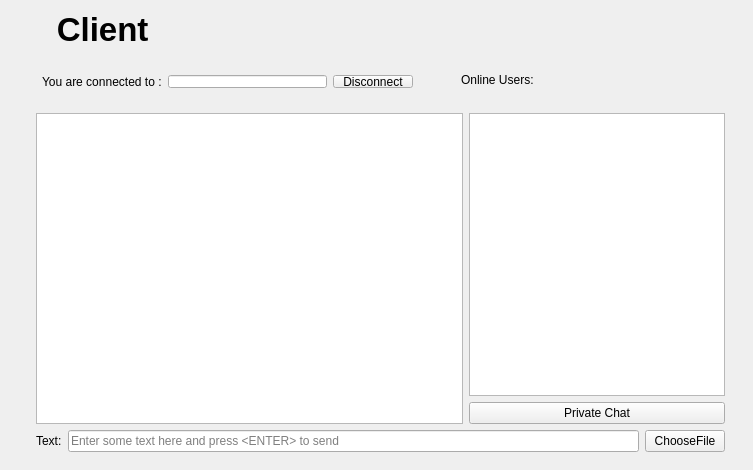
<?xml version="1.0" encoding="UTF-8"?>
<ui version="4.0">
 <class>Dialog</class>
 <widget class="QDialog" name="Dialog">
  <property name="geometry">
   <rect>
    <x>0</x>
    <y>0</y>
    <width>753</width>
    <height>470</height>
   </rect>
  </property>
  <property name="sizePolicy">
   <sizepolicy hsizetype="Preferred" vsizetype="Preferred">
    <horstretch>0</horstretch>
    <verstretch>0</verstretch>
   </sizepolicy>
  </property>
  <property name="minimumSize">
   <size>
    <width>753</width>
    <height>470</height>
   </size>
  </property>
  <property name="maximumSize">
   <size>
    <width>753</width>
    <height>470</height>
   </size>
  </property>
  <property name="windowTitle">
   <string>Dialog</string>
  </property>
  <layout class="QVBoxLayout" name="verticalLayout_4">
   <item>
    <widget class="QLabel" name="label_5">
     <property name="font">
      <font>
       <pointsize>25</pointsize>
       <weight>75</weight>
       <bold>true</bold>
      </font>
     </property>
     <property name="text">
      <string>     Client</string>
     </property>
    </widget>
   </item>
   <item>
    <widget class="QStackedWidget" name="stackedWidget">
     <property name="currentIndex">
      <number>1</number>
     </property>
     <widget class="QWidget" name="Page_1">
      <widget class="QPushButton" name="pushButton_Login">
       <property name="geometry">
        <rect>
         <x>320</x>
         <y>250</y>
         <width>76</width>
         <height>32</height>
        </rect>
       </property>
       <property name="cursor">
        <cursorShape>ArrowCursor</cursorShape>
       </property>
       <property name="text">
        <string>Login</string>
       </property>
       <property name="checkable">
        <bool>false</bool>
       </property>
       <property name="autoDefault">
        <bool>false</bool>
       </property>
       <property name="default">
        <bool>true</bool>
       </property>
       <property name="flat">
        <bool>false</bool>
       </property>
      </widget>
      <widget class="QWidget" name="layoutWidget">
       <property name="geometry">
        <rect>
         <x>230</x>
         <y>120</y>
         <width>261</width>
         <height>111</height>
        </rect>
       </property>
       <layout class="QVBoxLayout" name="verticalLayout_2">
        <item>
         <layout class="QHBoxLayout" name="horizontalLayout_3">
          <item>
           <widget class="QLabel" name="label_ServerIP">
            <property name="minimumSize">
             <size>
              <width>70</width>
              <height>21</height>
             </size>
            </property>
            <property name="text">
             <string>Server IP :</string>
            </property>
           </widget>
          </item>
          <item>
           <widget class="QLineEdit" name="lineEdit_ServerIPAddr">
            <property name="statusTip">
             <string/>
            </property>
            <property name="autoFillBackground">
             <bool>false</bool>
            </property>
            <property name="text">
             <string/>
            </property>
            <property name="placeholderText">
             <string>xxxx.xxxx.xxxx.xxxx</string>
            </property>
           </widget>
          </item>
         </layout>
        </item>
        <item>
         <layout class="QHBoxLayout" name="horizontalLayout_4">
          <item>
           <widget class="QLabel" name="label_port">
            <property name="minimumSize">
             <size>
              <width>70</width>
              <height>21</height>
             </size>
            </property>
            <property name="text">
             <string>Port :</string>
            </property>
           </widget>
          </item>
          <item>
           <widget class="QLineEdit" name="lineEdit_port">
            <property name="text">
             <string/>
            </property>
            <property name="placeholderText">
             <string>1 - 65535</string>
            </property>
           </widget>
          </item>
         </layout>
        </item>
        <item>
         <layout class="QHBoxLayout" name="horizontalLayout_5">
          <item>
           <widget class="QLabel" name="label_username">
            <property name="text">
             <string>Username :</string>
            </property>
           </widget>
          </item>
          <item>
           <widget class="QLineEdit" name="lineEdit_username">
            <property name="text">
             <string/>
            </property>
            <property name="maxLength">
             <number>20</number>
            </property>
            <property name="placeholderText">
             <string>username</string>
            </property>
           </widget>
          </item>
         </layout>
        </item>
       </layout>
      </widget>
     </widget>
     <widget class="QWidget" name="Page_2">
      <widget class="QLabel" name="label_OnlineUsers">
       <property name="geometry">
        <rect>
         <x>450</x>
         <y>10</y>
         <width>91</width>
         <height>31</height>
        </rect>
       </property>
       <property name="text">
        <string>Online Users:</string>
       </property>
      </widget>
      <widget class="QWidget" name="layoutWidget">
       <property name="geometry">
        <rect>
         <x>20</x>
         <y>10</y>
         <width>393</width>
         <height>35</height>
        </rect>
       </property>
       <layout class="QHBoxLayout" name="horizontalLayout_7">
        <item>
         <layout class="QHBoxLayout" name="horizontalLayout_6">
          <item>
           <widget class="QLabel" name="label_you_are">
            <property name="text">
             <string>You are connected to :</string>
            </property>
           </widget>
          </item>
          <item>
           <widget class="QLineEdit" name="lineEdit_ServerIP">
            <property name="font">
             <font>
              <weight>75</weight>
              <bold>true</bold>
             </font>
            </property>
            <property name="focusPolicy">
             <enum>Qt::NoFocus</enum>
            </property>
            <property name="text">
             <string/>
            </property>
            <property name="alignment">
             <set>Qt::AlignCenter</set>
            </property>
            <property name="readOnly">
             <bool>true</bool>
            </property>
           </widget>
          </item>
         </layout>
        </item>
        <item>
         <widget class="QPushButton" name="pushButton_Disconnect">
          <property name="text">
           <string>Disconnect</string>
          </property>
          <property name="autoDefault">
           <bool>false</bool>
          </property>
         </widget>
        </item>
       </layout>
      </widget>
      <widget class="QWidget" name="layoutWidget">
       <property name="geometry">
        <rect>
         <x>14</x>
         <y>48</y>
         <width>711</width>
         <height>361</height>
        </rect>
       </property>
       <layout class="QVBoxLayout" name="verticalLayout_3">
        <item>
         <layout class="QHBoxLayout" name="horizontalLayout_2">
          <item>
           <widget class="QTextEdit" name="textEdit_ChatDisplay">
            <property name="focusPolicy">
             <enum>Qt::NoFocus</enum>
            </property>
            <property name="readOnly">
             <bool>true</bool>
            </property>
           </widget>
          </item>
          <item>
           <layout class="QVBoxLayout" name="verticalLayout">
            <item>
             <widget class="QListWidget" name="listWidget_OnlineUsers">
              <property name="sizePolicy">
               <sizepolicy hsizetype="Fixed" vsizetype="Expanding">
                <horstretch>0</horstretch>
                <verstretch>0</verstretch>
               </sizepolicy>
              </property>
             </widget>
            </item>
            <item>
             <widget class="QPushButton" name="pushButton_PrivateChat">
              <property name="sizePolicy">
               <sizepolicy hsizetype="Preferred" vsizetype="Fixed">
                <horstretch>0</horstretch>
                <verstretch>0</verstretch>
               </sizepolicy>
              </property>
              <property name="text">
               <string>Private Chat</string>
              </property>
              <property name="autoDefault">
               <bool>false</bool>
              </property>
             </widget>
            </item>
           </layout>
          </item>
         </layout>
        </item>
        <item>
         <layout class="QHBoxLayout" name="horizontalLayout">
          <item>
           <widget class="QLabel" name="label_Text">
            <property name="text">
             <string>Text:</string>
            </property>
           </widget>
          </item>
          <item>
           <widget class="QLineEdit" name="lineEdit_ChatInput">
            <property name="placeholderText">
             <string>Enter some text here and press &lt;ENTER&gt; to send</string>
            </property>
           </widget>
          </item>
          <item>
           <widget class="QPushButton" name="pushButton_ChooseFile">
            <property name="text">
             <string>ChooseFile</string>
            </property>
            <property name="autoDefault">
             <bool>false</bool>
            </property>
           </widget>
          </item>
         </layout>
        </item>
       </layout>
      </widget>
     </widget>
    </widget>
   </item>
  </layout>
 </widget>
 <layoutdefault spacing="6" margin="11"/>
 <resources/>
 <connections/>
</ui>
